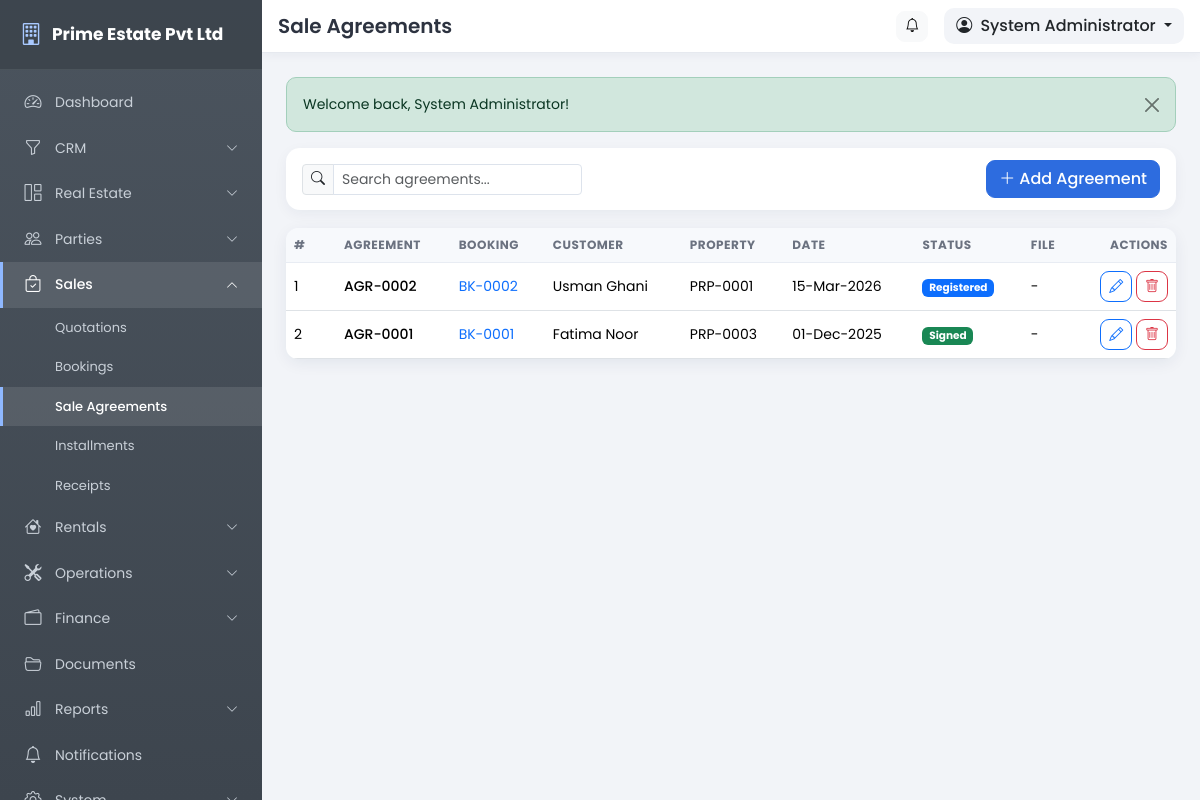
The page /pages/agreements.php (signed in) on the database its author committed.
### tables this page shows
CREATE TABLE IF NOT EXISTS users (
  id INT UNSIGNED NOT NULL AUTO_INCREMENT,
  role_id INT UNSIGNED NOT NULL,
  branch_id INT UNSIGNED DEFAULT NULL,
  username VARCHAR(80) NOT NULL,
  password VARCHAR(255) NOT NULL,
  full_name VARCHAR(150) NOT NULL,
  email VARCHAR(120) DEFAULT NULL,
  phone VARCHAR(40) DEFAULT NULL,
  photo VARCHAR(255) DEFAULT NULL,
  status TINYINT(1) NOT NULL DEFAULT 1,
  last_login DATETIME DEFAULT NULL,
  remember_token VARCHAR(64) DEFAULT NULL,
  created_date DATE NOT NULL,
  created_time TIME NOT NULL,
  updated_date DATE NOT NULL,
  updated_time TIME NOT NULL,
  PRIMARY KEY (id),
  UNIQUE KEY uq_users_username (username),
  KEY idx_users_role (role_id),
  CONSTRAINT fk_users_role FOREIGN KEY (role_id) REFERENCES roles (id) ON DELETE CASCADE
);

CREATE TABLE IF NOT EXISTS sale_agreements (
  id INT UNSIGNED NOT NULL AUTO_INCREMENT,
  agreement_no VARCHAR(40) NOT NULL,
  booking_id INT UNSIGNED NOT NULL,
  agreement_date DATE NOT NULL,
  file_path VARCHAR(255) DEFAULT NULL,
  status ENUM('draft','signed','registered') NOT NULL DEFAULT 'draft',
  created_date DATE NOT NULL,
  created_time TIME NOT NULL,
  updated_date DATE NOT NULL,
  updated_time TIME NOT NULL,
  PRIMARY KEY (id),
  UNIQUE KEY uq_sa_no (agreement_no),
  CONSTRAINT fk_sa_booking FOREIGN KEY (booking_id) REFERENCES bookings (id) ON DELETE CASCADE
);

CREATE TABLE IF NOT EXISTS bookings (
  id INT UNSIGNED NOT NULL AUTO_INCREMENT,
  booking_no VARCHAR(40) NOT NULL,
  quotation_id INT UNSIGNED DEFAULT NULL,
  property_id INT UNSIGNED NOT NULL,
  customer_id INT UNSIGNED NOT NULL,
  dealer_id INT UNSIGNED DEFAULT NULL,
  booking_date DATE NOT NULL,
  sale_type ENUM('cash','installment','cash_installment') NOT NULL DEFAULT 'installment',
  total_price DECIMAL(14,2) NOT NULL DEFAULT 0.00,
  discount DECIMAL(12,2) NOT NULL DEFAULT 0.00,
  token_amount DECIMAL(12,2) NOT NULL DEFAULT 0.00,
  booking_amount DECIMAL(12,2) NOT NULL DEFAULT 0.00,
  possession_charges DECIMAL(12,2) NOT NULL DEFAULT 0.00,
  transfer_charges DECIMAL(12,2) NOT NULL DEFAULT 0.00,
  installment_plan ENUM('monthly','quarterly','half_yearly','yearly','lump_sum') NOT NULL DEFAULT 'monthly',
  installment_years INT NOT NULL DEFAULT 1,
  status ENUM('booking','active','completed','cancelled') NOT NULL DEFAULT 'booking',
  created_date DATE NOT NULL,
  created_time TIME NOT NULL,
  updated_date DATE NOT NULL,
  updated_time TIME NOT NULL,
  PRIMARY KEY (id),
  UNIQUE KEY uq_booking_no (booking_no),
  KEY idx_book_property (property_id),
  KEY idx_book_customer (customer_id),
  CONSTRAINT fk_book_property FOREIGN KEY (property_id) REFERENCES properties (id) ON DELETE CASCADE,
  CONSTRAINT fk_book_customer FOREIGN KEY (customer_id) REFERENCES customers (id) ON DELETE CASCADE
);

CREATE TABLE IF NOT EXISTS customers (
  id INT UNSIGNED NOT NULL AUTO_INCREMENT,
  customer_no VARCHAR(40) NOT NULL,
  full_name VARCHAR(180) NOT NULL,
  cnic VARCHAR(40) DEFAULT NULL,
  passport_no VARCHAR(60) DEFAULT NULL,
  phone VARCHAR(40) DEFAULT NULL,
  whatsapp VARCHAR(40) DEFAULT NULL,
  email VARCHAR(120) DEFAULT NULL,
  address VARCHAR(255) DEFAULT NULL,
  city_id INT UNSIGNED DEFAULT NULL,
  nominee_name VARCHAR(180) DEFAULT NULL,
  nominee_cnic VARCHAR(40) DEFAULT NULL,
  nominee_relation VARCHAR(60) DEFAULT NULL,
  photo VARCHAR(255) DEFAULT NULL,
  status TINYINT(1) NOT NULL DEFAULT 1,
  created_date DATE NOT NULL,
  created_time TIME NOT NULL,
  updated_date DATE NOT NULL,
  updated_time TIME NOT NULL,
  PRIMARY KEY (id),
  UNIQUE KEY uq_customers_no (customer_no),
  KEY idx_customers_city (city_id)
);

CREATE TABLE IF NOT EXISTS properties (
  id INT UNSIGNED NOT NULL AUTO_INCREMENT,
  property_no VARCHAR(40) NOT NULL,
  file_no VARCHAR(60) DEFAULT NULL,
  plot_no VARCHAR(60) DEFAULT NULL,
  house_no VARCHAR(60) DEFAULT NULL,
  apartment_no VARCHAR(60) DEFAULT NULL,
  office_no VARCHAR(60) DEFAULT NULL,
  shop_no VARCHAR(60) DEFAULT NULL,
  warehouse_no VARCHAR(60) DEFAULT NULL,
  factory_no VARCHAR(60) DEFAULT NULL,
  farm_house_no VARCHAR(60) DEFAULT NULL,
  hall_no VARCHAR(60) DEFAULT NULL,
  project_id INT UNSIGNED DEFAULT NULL,
  block_id INT UNSIGNED DEFAULT NULL,
  road_id INT UNSIGNED DEFAULT NULL,
  street_id INT UNSIGNED DEFAULT NULL,
  property_type_id INT UNSIGNED DEFAULT NULL,
  property_category_id INT UNSIGNED DEFAULT NULL,
  owner_id INT UNSIGNED DEFAULT NULL,
  customer_id INT UNSIGNED DEFAULT NULL,
  size_value DECIMAL(10,2) NOT NULL DEFAULT 0.00,
  size_unit ENUM('marla','kanal','sqft','sqy') NOT NULL DEFAULT 'marla',
  status ENUM('available','booked','reserved','sold','transferred','rental','occupied','vacant') NOT NULL DEFAULT 'available',
  corner TINYINT(1) NOT NULL DEFAULT 0,
  main_boulevard TINYINT(1) NOT NULL DEFAULT 0,
  park_facing TINYINT(1) NOT NULL DEFAULT 0,
  sale_price DECIMAL(14,2) NOT NULL DEFAULT 0.00,
  rent_amount DECIMAL(12,2) NOT NULL DEFAULT 0.00,
  extra_charges DECIMAL(12,2) NOT NULL DEFAULT 0.00,
  possession_status ENUM('pending','in_progress','completed') NOT NULL DEFAULT 'pending',
  possession_date DATE DEFAULT NULL,
  description TEXT DEFAULT NULL,
  created_date DATE NOT NULL,
  created_time TIME NOT NULL,
  updated_date DATE NOT NULL,
  updated_time TIME NOT NULL,
  PRIMARY KEY (id),
  UNIQUE KEY uq_properties_no (property_no),
  KEY idx_prop_project (project_id),
  KEY idx_prop_type (property_type_id),
  KEY idx_prop_status (status),
  CONSTRAINT fk_prop_project FOREIGN KEY (project_id) REFERENCES projects (id) ON DELETE SET NULL,
  CONSTRAINT fk_prop_block FOREIGN KEY (block_id) REFERENCES blocks (id) ON DELETE SET NULL,
  CONSTRAINT fk_prop_type FOREIGN KEY (property_type_id) REFERENCES property_types (id) ON DELETE SET NULL,
  CONSTRAINT fk_prop_cat FOREIGN KEY (property_category_id) REFERENCES property_categories (id) ON DELETE SET NULL,
  CONSTRAINT fk_prop_owner FOREIGN KEY (owner_id) REFERENCES owners (id) ON DELETE SET NULL,
  CONSTRAINT fk_prop_customer FOREIGN KEY (customer_id) REFERENCES customers (id) ON DELETE SET NULL
);

### includes/config.php (called while the page is built, shortened)
<?php
function setting($key, $default = '') {
    static $cache = null;
    global $mysqli;
    if ($cache === null) {
        $cache = [];
        if (isset($mysqli)) {
            $rows = db_all("SELECT setting_key, setting_value FROM settings");
            foreach ($rows as $r) {
                $cache[$r['setting_key']] = $r['setting_value'];
            }
        }
    }
    return isset($cache[$key]) && $cache[$key] !== '' ? $cache[$key] : $default;
}

### includes/auth.php (called while the page is built, shortened)
<?php
require_once __DIR__ . '/functions.php';
if (is_logged_in()) {
    $timeout = (int)setting('session_timeout', 60) * 60;
    $user = db_get("SELECT u.*, r.name AS role_name, r.is_super_admin
                    FROM users u
                    JOIN roles r ON r.id = u.role_id
                    WHERE u.id = ?", [$_SESSION['user_id']]);
    if ($user) {
        $user['perms'] = [];
        $rows = db_all("SELECT p.slug FROM role_permissions rp
                        JOIN permissions p ON p.id = rp.permission_id
                        WHERE rp.role_id = ?", [$user['role_id']]);
        foreach ($rows as $r) {
            $user['perms'][] = $r['slug'];
        }
    }
}

### pages/agreements.php (the view, shortened to what this page needs)
<?php
require_once '../includes/auth.php';
$title = 'Sale Agreements';
$canEdit = has_permission('sales.manage');
$filterBooking = (int)($_GET['booking_id'] ?? 0);
$records = db_all("SELECT sa.*, b.booking_no, c.full_name AS customer_name, p.property_no
                   FROM sale_agreements sa
                   JOIN bookings b ON b.id = sa.booking_id
                   JOIN customers c ON c.id = b.customer_id
                   JOIN properties p ON p.id = b.property_id
                   WHERE (? = 0 OR sa.booking_id = ?)
                   ORDER BY sa.agreement_date DESC", [$filterBooking, $filterBooking]);
include '../includes/header.php';
?>
<div class="toolbar d-flex flex-wrap align-items-center gap-2">
    <div class="input-group input-group-sm" style="max-width:280px">
        <span class="input-group-text"><i class="bi bi-search"></i></span>
        <input type="text" class="form-control table-search" data-table="#dataTable" placeholder="Search agreements...">
    </div>
    <?php if ($canEdit): ?>
    <button class="btn btn-primary ms-auto" data-bs-toggle="modal" data-bs-target="#recordModal" data-add="Add Agreement"<?= $filterBooking ? ' data-booking="' . $filterBooking . '"' : '' ?>><i class="bi bi-plus-lg me-1"></i>Add Agreement</button>
    <?php endif; ?>
</div>
<div class="card">
    <div class="card-body p-0">
        <div class="table-responsive">
            <table class="table table-hover mb-0" id="dataTable">
                <thead><tr><th style="width:50px">#</th><th>Agreement</th><th>Booking</th><th>Customer</th><th>Property</th><th>Date</th><th>Status</th><th>File</th><th class="text-end">Actions</th></tr></thead>
                <tbody>
                <?php foreach ($records as $i => $r): ?>
                    <tr>
                        <td><?= $i + 1 ?></td>
                        <td class="fw-medium"><?= e($r['agreement_no']) ?></td>
                        <td><a href="booking_view.php?id=<?= $r['booking_id'] ?>"><?= e($r['booking_no']) ?></a></td>
                        <td><?= e($r['customer_name']) ?></td>
                        <td><?= e($r['property_no']) ?></td>
                        <td><?= fmt_date($r['agreement_date']) ?></td>
                        <td><?= status_badge($r['status']) ?></td>
                        <td><?= $r['file_path'] ? '<a class="btn btn-sm btn-outline-secondary" target="_blank" href="' . BASE_URL . '/assets/' . e($r['file_path']) . '"><i class="bi bi-download"></i></a>' : '-' ?></td>
                        <td class="text-end">
                            <?php if ($canEdit): ?>
                            <button class="btn btn-sm btn-outline-primary" data-bs-toggle="modal" data-bs-target="#recordModal" data-edit='<?= h(json_encode(['id' => $r['id'], 'agreement_no' => $r['agreement_no'], 'booking_id' => $r['booking_id'], 'agreement_date' => $r['agreement_date'], 'status' => $r['status']])) ?>'><i class="bi bi-pencil"></i></button>
                            <form method="post" class="d-inline" data-confirm="Delete this agreement?">
                                <button class="btn btn-sm btn-outline-danger"><i class="bi bi-trash"></i></button>
                            </form>
                            <?php endif; ?>
                        </td>
                    </tr>
                <?php endforeach; ?>
                </tbody>
            </table>
        </div>
    </div>
</div>
<?php include '../includes/footer.php'; ?>

### includes/header.php (shortened to what this page needs)
<?php
$company = setting('company_name', APP_NAME);
?>
<!DOCTYPE html>
<html lang="en">
<head>
<link href="https://cdn.jsdelivr.net/npm/bootstrap@5.3.3/dist/css/bootstrap.min.css" rel="stylesheet">
<link href="https://cdn.jsdelivr.net/npm/bootstrap-icons@1.11.3/font/bootstrap-icons.min.css" rel="stylesheet">
<link href="<?= BASE_URL ?>/assets/css/style.css" rel="stylesheet">
</head>
<body>
<aside class="sidebar" id="appSidebar">
    <div class="sidebar-brand">
        <a class="brand-link" href="<?= BASE_URL ?>/index.php">
            <i class="bi bi-building"></i>
            <span><?= e($company) ?></span>
        </a>
    </div>
    <?php include __DIR__ . '/sidebar.php'; ?>
</aside>
<div class="main-area">
    <header class="topbar">
        <div class="d-flex align-items-center gap-3 px-3 py-2">
            <h5 class="mb-0 fw-semibold d-none d-sm-block"><?= e($title) ?></h5>
            <div class="ms-auto d-flex align-items-center gap-3">
                <a href="<?= BASE_URL ?>/pages/notifications.php" class="btn btn-light btn-sm position-relative" title="Notifications">
                    <i class="bi bi-bell"></i>
                </a>
                <div class="dropdown user-drop">
                    <button class="btn dropdown-toggle" type="button" data-bs-toggle="dropdown" aria-expanded="false">
                        <i class="bi bi-person-circle me-1"></i>
                        <?= e($user['full_name'] ?? 'User') ?>
                    </button>
                </div>
            </div>
        </div>
    </header>
    <div class="page-content">
        <?= get_flash() ?>

### includes/functions.php (shortened to what this page needs)
<?php
require_once __DIR__ . '/database.php';
function db_prepare($sql, $params = []) {
    global $mysqli;
    $stmt = $mysqli->prepare($sql);
    if ($params) {
        $types = '';
        foreach ($params as $p) {
            $types .= is_int($p) ? 'i' : (is_double($p) ? 'd' : 's');
        }
        $stmt->bind_param($types, ...$params);
    }
    $stmt->execute();
    return $stmt;
}
function db_all($sql, $params = []) {
    $stmt = db_prepare($sql, $params);
    $res = $stmt->get_result();
    return $res ? $res->fetch_all(MYSQLI_ASSOC) : [];
}
function db_get($sql, $params = []) {
    $stmt = db_prepare($sql, $params);
    $res = $stmt->get_result();
    return $res ? $res->fetch_assoc() : null;
}
function h($s) {
    return htmlspecialchars((string)$s, ENT_QUOTES, 'UTF-8');
}
function e($s) {
    return htmlspecialchars((string)$s, ENT_QUOTES, 'UTF-8');
}
function get_flash() {
    $out = '';
    foreach ($_SESSION['flash'] as $f) {
        $out .= '<div class="alert alert-' . e($f['type']) . ' alert-dismissible fade show" role="alert">'
              . e($f['msg'])
              . '<button type="button" class="btn-close" data-bs-dismiss="alert" aria-label="Close"></button></div>';
    }
    return $out;
}
function has_permission($slug) {
    global $user;
    if (!empty($user['is_super_admin'])) {
        return true;
    }
    return in_array($slug, $user['perms'], true);
}
function fmt_date($d) {
    return $d && $d !== '0000-00-00' ? date('d-M-Y', strtotime($d)) : '-';
}
function status_badge($status) {
    $map = [
        'available' => 'success', 'booked' => 'info', 'reserved' => 'warning',
        'sold' => 'secondary', 'transferred' => 'dark', 'rental' => 'primary',
        'occupied' => 'danger', 'vacant' => 'light',
        'pending' => 'warning', 'partial' => 'info', 'paid' => 'success',
        'overdue' => 'danger', 'waived' => 'secondary',
        'active' => 'success', 'expired' => 'secondary', 'terminated' => 'danger',
        'vacated' => 'dark', 'renewed' => 'info', 'new' => 'primary', 'contacted' => 'info',
        'qualified' => 'success', 'proposal' => 'warning', 'follow_up' => 'secondary',
        'converted' => 'success', 'lost' => 'danger', 'open' => 'warning', 'in_progress' => 'info',
        'completed' => 'success', 'cancelled' => 'danger', 'draft' => 'secondary',
        'sent' => 'info', 'accepted' => 'success', 'rejected' => 'danger',
        'signed' => 'success', 'registered' => 'primary', 'booking' => 'info',
        'cleared' => 'success', 'scheduled' => 'primary',
    ];
    $cls = $map[$status] ?? 'secondary';
    return '<span class="badge bg-' . $cls . '">' . h(ucfirst(str_replace('_', ' ', $status))) . '</span>';
}

### rows shown on the page
users: full_name "System Administrator"
sale_agreements: agreement_no "AGR-0002", booking.booking_no "BK-0002", customers.full_name "Usman Ghani", properties.property_no "PRP-0001", agreement_date "15-Mar-2026", status "Registered"
sale_agreements: agreement_no "AGR-0001", booking.booking_no "BK-0001", customers.full_name "Fatima Noor", properties.property_no "PRP-0003", agreement_date "01-Dec-2025", status "Signed"

### other values the page prints
$company "Prime Estate Pvt Ltd"
$title "Sale Agreements"
$f['msg'] "Welcome back, System Administrator!"
